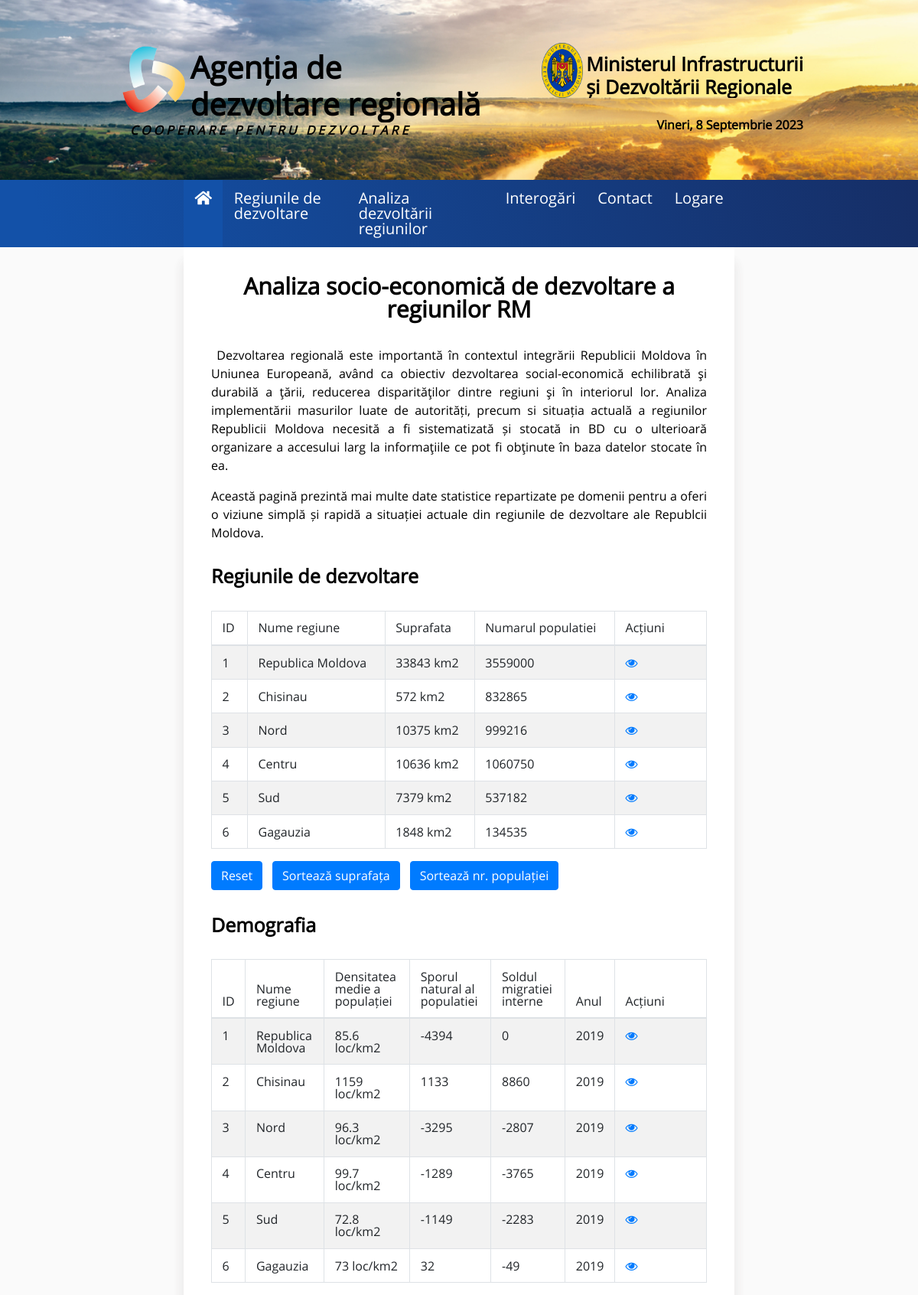
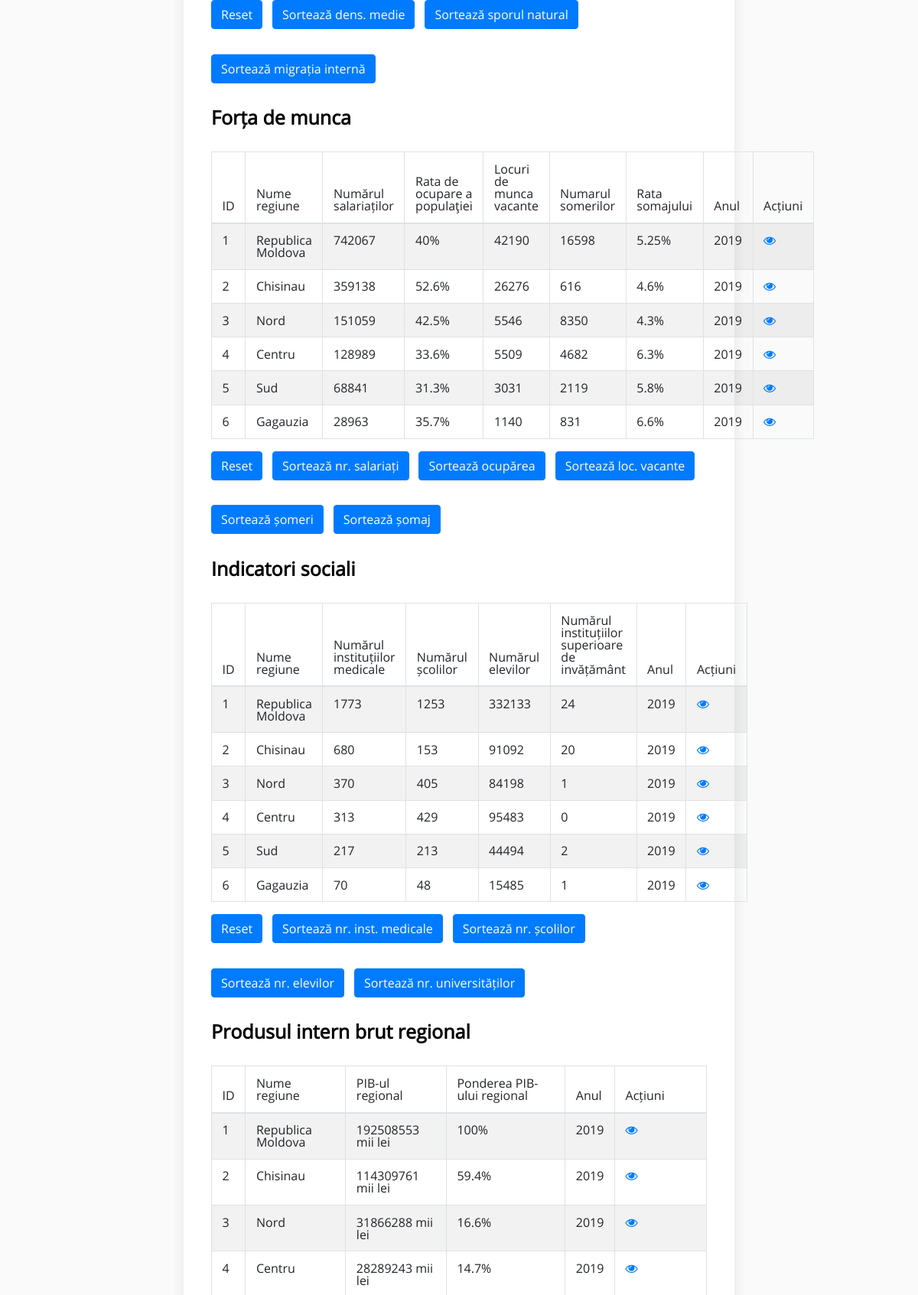
Screenshot of /crud.php (upper part) with the database file from the repository (2 pictures, top to bottom).
### tables this page shows
CREATE TABLE `regiuni_de_dezvoltare` (
  `id_regiune` int(11) NOT NULL,
  `nume_regiune` varchar(40) NOT NULL,
  `suprafata_regiune` int(11) NOT NULL,
  `nr_populatie` int(11) NOT NULL
);

CREATE TABLE `demografia` (
  `id_demogr` int(11) NOT NULL,
  `densitate_medie` double NOT NULL,
  `spor_natural` int(11) NOT NULL,
  `sold_migr_interna` int(11) NOT NULL,
  `anul` int(11) NOT NULL,
  `id_regiune` int(11) NOT NULL
);

CREATE TABLE `forta_de_munca` (
  `id_forta_munca` int(11) NOT NULL,
  `nr_salariati` int(11) NOT NULL,
  `rata_ocuparii` varchar(40) NOT NULL,
  `loc_munca_vacante` int(11) NOT NULL,
  `nr_someri` int(11) NOT NULL,
  `rata_somaj` varchar(40) NOT NULL,
  `anul` int(11) NOT NULL,
  `id_regiune` int(11) NOT NULL
);

CREATE TABLE `indicatori_sociali` (
  `id_indicatori` int(11) NOT NULL,
  `nr_institutii_medicale` int(11) NOT NULL,
  `nr_scoli` int(11) NOT NULL,
  `nr_elevi` int(11) NOT NULL,
  `nr_inst_superioare` int(11) NOT NULL,
  `anul` int(11) NOT NULL,
  `id_regiune` int(11) NOT NULL
);

CREATE TABLE `produs_intern_brut` (
  `id_pib` int(11) NOT NULL,
  `pib_regional` int(11) NOT NULL,
  `ponderea_pib` double NOT NULL,
  `anul` int(11) NOT NULL,
  `id_regiune` int(11) NOT NULL
);

### php/crud_handler.php (the view, shortened to what this page needs)
<?php
require_once "config.php";
$sql = "SELECT * FROM regiuni_de_dezvoltare";
$value = 1;
$value_1 = 1;
if($result = mysqli_query($link, $sql)){
    if(mysqli_num_rows($result) > 0){
      echo '<div class="clearfix">';
      echo '<h2 class="table-title pull-left">Regiunile de dezvoltare</h2>';
      echo "</div>";
      echo '<table class="table table-bordered table-striped">';
        echo "<thead>";
          echo "<tr>";
            echo "<th>ID</th>";
            echo "<th>Nume regiune</th>";
            echo "<th>Suprafata</th>";
            echo "<th>Numarul populatiei</th>";
            echo "<th>Acțiuni</th>";
          echo "</tr>";
          echo "</thead>";
          echo "<tbody>";
          while($row = mysqli_fetch_array($result)){
            echo "<tr>";
              echo "<td>" . $row['id_regiune'] . "</td>";
              echo "<td>" . $row['nume_regiune'] . "</td>";
              echo "<td>" . $row['suprafata_regiune'] . " km2</td>";
              echo "<td>" . $row['nr_populatie'] . "</td>";
              echo "<td>";
                echo '<a href="php/read.php?id='. $row['id_regiune'] .'" class="mr-3 table-button" title="Vizualizare date" data-toggle="tooltip"><span class="fa fa-eye"></span></a>';
              echo "</td>";
            echo "</tr>";
          }
        echo "</tbody>";
      echo "</table>";
      echo "<form name='' method='post' action=''>";
      echo "<button type='submit' name='asc_sort' id='asc_sort' class='btn btn-primary button' value='0'>Reset</button>";
      echo "<button type='submit' name='asc_sort' id='asc_sort' class='btn btn-primary button' value='$value'>Sortează suprafața</button>";
      echo "<button type='submit' name='asc_sort_1' id='asc_sort_1' class='btn btn-primary button' value='$value_1'>Sortează nr. populației</button>";
    } else{
        echo '<div class="alert alert-danger"><em>Nu au fost gasite date</em></div>';
    }
} else{
    echo "Eroare";
}
$sql2 = "SELECT D.*, R.nume_regiune FROM demografia D JOIN regiuni_de_dezvoltare R ON D.id_regiune = R.id_regiune";
$value2 = 1;
$value2_1 = 1;
$value2_2 = 1;
if($result2 = mysqli_query($link, $sql2)){
    if(mysqli_num_rows($result2) > 0){
      echo '<div class="clearfix">';
      echo '<h2 class="table-title pull-left">Demografia</h2>';
      echo "</div>";
      echo '<table class="table table-bordered table-striped">';
      echo "<thead>";
        echo "<tr>";
          echo "<th>ID</th>";
          echo "<th>Nume regiune</th>";
          echo "<th>Densitatea medie a populației</th>";
          echo "<th>Sporul natural al populatiei</th>";
          echo "<th>Soldul migratiei interne</th>";
          echo "<th>Anul</th>";
          echo "<th>Acțiuni</th>";
        echo "</tr>";
      echo "</thead>";
      echo "<tbody>";
      while($row2 = mysqli_fetch_array($result2)){
        echo "<tr>";
          echo "<td>" . $row2['id_demogr'] . "</td>";
          echo "<td>" . $row2['nume_regiune'] . "</td>";
          echo "<td>" . $row2['densitate_medie'] . " loc/km2</td>";
          echo "<td>" . $row2['spor_natural'] . "</td>";
          echo "<td>" . $row2['sold_migr_interna'] . "</td>";
          echo "<td>" . $row2['anul'] . "</td>";
          echo "<td>";
            echo '<a href="php/read.php?id='. $row2['id_demogr'] .'" class="mr-3 table-button" title="Vizualizare date" data-toggle="tooltip"><span class="fa fa-eye"></span></a>';
          echo "</td>";
        echo "</tr>";
        }
        echo "</tbody>";
      echo "</table>";
      echo "<form name='' method='post' action=''>";
      echo "<button type='submit' name='asc_sort2' id='asc_sort2' class='btn btn-primary button' value='0'>Reset</button>";
      echo "<button type='submit' name='asc_sort2' id='asc_sort2' class='btn btn-primary button' value='$value2'>Sortează dens. medie</button>";
      echo "<button type='submit' name='asc_sort2_1' id='asc_sort2_1' class='btn btn-primary button' value='$value2_1'>Sortează sporul natural</button>";
      echo "<button type='submit' name='asc_sort2_2' id='asc_sort2_2' class='btn btn-primary button' value='$value2_2'>Sortează migrația internă</button>";
    } else{
        echo '<div class="alert alert-danger"><em>Nu au fost gasite date</em></div>';
    }
} else{
    echo "Eroare";
}
$sql3 = "SELECT F.*, R.nume_regiune FROM forta_de_munca F JOIN regiuni_de_dezvoltare R ON F.id_regiune = R.id_regiune";
$value3 = 1;
$value3_1 = 1;
$value3_2 = 1;
$value3_3 = 1;
$value3_4 = 1;
if($result3 = mysqli_query($link, $sql3)){
    if(mysqli_num_rows($result3) > 0){
      echo '<div class="clearfix">';
      echo '<h2 class="table-title pull-left">Forța de munca</h2>';
      echo "</div>";
      echo '<table class="table table-bordered table-striped">';
        echo "<thead>";
          echo "<tr>";
            echo "<th>ID</th>";
            echo "<th>Nume regiune</th>";
            echo "<th>Numărul salariaților</th>";
            echo "<th>Rata de ocupare a populaţiei</th>";
            echo "<th>Locuri de munca vacante</th>";
            echo "<th>Numarul somerilor</th>";
            echo "<th>Rata somajului</th>";
            echo "<th>Anul</th>";
            echo "<th>Acțiuni</th>";
          echo "</tr>";
        echo "</thead>";
        echo "<tbody>";
        while($row3 = mysqli_fetch_array($result3)){
          echo "<tr>";
            echo "<td>" . $row3['id_forta_munca'] . "</td>";
            echo "<td>" . $row3['nume_regiune'] . "</td>";
            echo "<td>" . $row3['nr_salariati'] . "</td>";
            echo "<td>" . $row3['rata_ocuparii'] . "%</td>";
            echo "<td>" . $row3['loc_munca_vacante'] . "</td>";
            echo "<td>" . $row3['nr_someri'] . "</td>";
            echo "<td>" . $row3['rata_somaj'] . "%</td>";
            echo "<td>" . $row3['anul'] . "</td>";
            echo "<td>";
              echo '<a href="php/read.php?id='. $row3['id_forta_munca'] .'" class="mr-3 table-button" title="Vizualizare date" data-toggle="tooltip"><span class="fa fa-eye"></span></a>';
            echo "</td>";
          echo "</tr>";
        }
        echo "</tbody>";
      echo "</table>";
      echo "<form name='' method='post' action=''>";
      echo "<button type='submit' name='asc_sort3' id='asc_sort3' class='btn btn-primary button' value='0'>Reset</button>";
      echo "<button type='submit' name='asc_sort3' id='asc_sort3' class='btn btn-primary button' value='$value3'>Sortează nr. salariați</button>";
      echo "<button type='submit' name='asc_sort3_1' id='asc_sort3_1' class='btn btn-primary button' value='$value3_1'>Sortează ocupărea</button>";
      echo "<button type='submit' name='asc_sort3_2' id='asc_sort3_2' class='btn btn-primary button' value='$value3_2'>Sortează loc. vacante</button>";
      echo "<button type='submit' name='asc_sort3_3' id='asc_sort3_3' class='btn btn-primary button' value='$value3_3'>Sortează șomeri</button>";
      echo "<button type='submit' name='asc_sort3_4' id='asc_sort3_4' class='btn btn-primary button' value='$value3_4'>Sortează șomaj</button>";
    } else{
      echo '<div class="alert alert-danger"><em>Nu au fost gasite date</em></div>';
    }
} else{
    echo "Eroare";
}
$sql4 = "SELECT I.*, R.nume_regiune FROM indicatori_sociali I JOIN regiuni_de_dezvoltare R ON I.id_regiune = R.id_regiune";
$value4 = 1;
$value4_1 = 1;
$value4_2 = 1;
$value4_3 = 1;
if($result4 = mysqli_query($link, $sql4)){
    if(mysqli_num_rows($result4) > 0){
      echo '<div class="clearfix">';
      echo '<h2 class="table-title pull-left">Indicatori sociali</h2>';
      echo "</div>";
      echo '<table class="table table-bordered table-striped">';
        echo "<thead>";
          echo "<tr>";
            echo "<th>ID</th>";
            echo "<th>Nume regiune</th>";
            echo "<th>Numărul instituțiilor medicale</th>";
            echo "<th>Numărul școlilor</th>";
            echo "<th>Numărul elevilor</th>";
            echo "<th>Numărul instituțiilor superioare de invățământ</th>";
            echo "<th>Anul</th>";
            echo "<th>Acțiuni</th>";
          echo "</tr>";
        echo "</thead>";
        echo "<tbody>";
        while($row4 = mysqli_fetch_array($result4)){
          echo "<tr>";
            echo "<td>" . $row4['id_indicatori'] . "</td>";
            echo "<td>" . $row4['nume_regiune'] . "</td>";
            echo "<td>" . $row4['nr_institutii_medicale'] . "</td>";
            echo "<td>" . $row4['nr_scoli'] . "</td>";
            echo "<td>" . $row4['nr_elevi'] . "</td>";
            echo "<td>" . $row4['nr_inst_superioare'] . "</td>";
            echo "<td>" . $row4['anul'] . "</td>";
            echo "<td>";
              echo '<a href="php/read.php?id='. $row4['id_indicatori'] .'" class="mr-3 table-button" title="Vizualizare date" data-toggle="tooltip"><span class="fa fa-eye"></span></a>';
            echo "</td>";
          echo "</tr>";
        }
        echo "</tbody>";
      echo "</table>";
      echo "<form name='' method='post' action=''>";
      echo "<button type='submit' name='asc_sort4' id='asc_sort4' class='btn btn-primary button' value='0'>Reset</button>";
      echo "<button type='submit' name='asc_sort4' id='asc_sort4' class='btn btn-primary button' value='$value4'>Sortează nr. inst. medicale</button>";
      echo "<button type='submit' name='asc_sort4_1' id='asc_sort4_1' class='btn btn-primary button' value='$value4_1'>Sortează nr. școlilor</button>";
      echo "<button type='submit' name='asc_sort4_2' id='asc_sort4_2' class='btn btn-primary button' value='$value4_2'>Sortează nr. elevilor</button>";
      echo "<button type='submit' name='asc_sort4_3' id='asc_sort4_3' class='btn btn-primary button' value='$value4_3'>Sortează nr. universităților</button>";
    } else{
      echo '<div class="alert alert-danger"><em>Nu au fost gasite date</em></div>';
    }
} else{
    echo "Eroare";
}
$sql5 = "SELECT P.*, R.nume_regiune FROM produs_intern_brut P JOIN regiuni_de_dezvoltare R ON P.id_regiune = R.id_regiune";
if($result5 = mysqli_query($link, $sql5)){
    if(mysqli_num_rows($result5) > 0){
      echo '<div class="clearfix">';
      echo '<h2 class="table-title pull-left">Produsul intern brut regional</h2>';
      echo "</div>";
      echo '<table class="table table-bordered table-striped">';
        echo "<thead>";
          echo "<tr>";
            echo "<th>ID</th>";
            echo "<th>Nume regiune</th>";
            echo "<th>PIB-ul regional</th>";
            echo "<th>Ponderea PIB-ului regional</th>";
            echo "<th>Anul</th>";
            echo "<th>Acțiuni</th>";
          echo "</tr>";
        echo "</thead>";
        echo "<tbody>";
        while($row5 = mysqli_fetch_array($result5)){
          echo "<tr>";
            echo "<td>" . $row5['id_pib'] . "</td>";
            echo "<td>" . $row5['nume_regiune'] . "</td>";
            echo "<td>" . $row5['pib_regional'] . " mii lei</td>";
            echo "<td>" . $row5['ponderea_pib'] . "%</td>";
            echo "<td>" . $row5['anul'] . "</td>";
            echo "<td>";
              echo '<a href="php/read.php?id='. $row5['id_pib'] .'" class="mr-3 table-button" title="Vizualizare date" data-toggle="tooltip"><span class="fa fa-eye"></span></a>';
            echo "</td>";
          echo "</tr>";
        }
        echo "</tbody>";
      echo "</table>";
    } else{
      echo '<div class="alert alert-danger"><em>Nu au fost gasite date</em></div>';
    }
} else{
    echo "Eroare";
}
?>

### css/all.css (style rules this page uses)
.fa, .fas, .far, .fal, .fad, .fab { -moz-osx-font-smoothing: grayscale; -webkit-font-smoothing: antialiased; display: inline-block; font-style: normal; font-variant: normal; text-rendering: auto; line-height: 1; }
.fa-eye:before { content: "\f06e"; }
.fa, .fas { font-family: 'Font Awesome 5 Free'; font-weight: 900; }

### css/styles.css (style rules this page uses)
*, *::before, *::after { box-sizing: border-box; }
.clearfix::after { content: ''; overflow: hidden; display: table; clear: both; }
body { background-color: white; margin: 0 auto; font-family: 'OpenSans', sans-serif; }
table tr td:last-child { width: 120px; }
.btn { display: inline-block; font-weight: 400; color: #212529; text-align: center; vertical-align: middle; user-select: none; background-color: transparent; border: 1px solid transparent; padding: 0.375rem 0.75rem; font-size: 1rem; line-height: 1.5; border-radius: 0.25rem; transition: color 0.15s ease-in-out, background-color 0.15s ease-in-out, border-color 0.15s ease-in-out, box-shadow 0.15s ease-in-out; text-decoration: none; margin-bottom: 5%; cursor: pointer; }
.btn-primary { color: #fff; background-color: #007bff; border-color: #007bff; }
.button { margin-right: 2%; }
table { border-collapse: collapse; }
.pull-left { float:left; }
.table { width: 100%; margin-bottom: 1rem; color: #212529; }
.table th, .table td { padding: 0.85rem; vertical-align: top; border-top: 1px solid #dee2e6; }
.table thead th { vertical-align: bottom; border-bottom: 2px solid #dee2e6; }
.table-striped tbody tr:nth-of-type(odd) { background-color: rgba(0, 0, 0, 0.05); }
th { text-align: inherit; text-align: -webkit-match-parent; }
.table-bordered { border: 1px solid #dee2e6; }
.table-bordered th, .table-bordered td { border: 1px solid #dee2e6; }
.table-bordered thead th, .table-bordered thead td { border-bottom-width: 2px; }
.mr-3, .mx-3 { margin-right: 1rem !important; }
.table-title { font-size: 25px; font-weight: 600; padding-bottom: 5%; }
.table-button { color: #007bff; text-decoration: none; background-color: transparent; }
input, button, select, optgroup, textarea { margin: 0; font-family: inherit; font-size: inherit; line-height: inherit; }

### rows the page displays
regiuni_de_dezvoltare: id_regiune "1", nume_regiune "Republica Moldova", suprafata_regiune "33843", nr_populatie "3559000"
regiuni_de_dezvoltare: id_regiune "2", nume_regiune "Chisinau", suprafata_regiune "572", nr_populatie "832865"
regiuni_de_dezvoltare: id_regiune "3", nume_regiune "Nord", suprafata_regiune "10375", nr_populatie "999216"
regiuni_de_dezvoltare: id_regiune "4", nume_regiune "Centru", suprafata_regiune "10636", nr_populatie "1060750"
regiuni_de_dezvoltare: id_regiune "5", nume_regiune "Sud", suprafata_regiune "7379", nr_populatie "537182"
regiuni_de_dezvoltare: id_regiune "6", nume_regiune "Gagauzia", suprafata_regiune "1848", nr_populatie "134535"
demografia: id_demogr "1", id_regiune.nume_regiune "Republica Moldova", densitate_medie "85.6", spor_natural "-4394", sold_migr_interna "0", anul "2019"
demografia: id_demogr "2", id_regiune.nume_regiune "Chisinau", densitate_medie "1159", spor_natural "1133", sold_migr_interna "8860", anul "2019"
demografia: id_demogr "3", id_regiune.nume_regiune "Nord", densitate_medie "96.3", spor_natural "-3295", sold_migr_interna "-2807", anul "2019"
demografia: id_demogr "4", id_regiune.nume_regiune "Centru", densitate_medie "99.7", spor_natural "-1289", sold_migr_interna "-3765", anul "2019"
demografia: id_demogr "5", id_regiune.nume_regiune "Sud", densitate_medie "72.8", spor_natural "-1149", sold_migr_interna "-2283", anul "2019"
demografia: id_demogr "6", id_regiune.nume_regiune "Gagauzia", densitate_medie "73", spor_natural "32", sold_migr_interna "-49", anul "2019"
forta_de_munca: id_forta_munca "1", id_regiune.nume_regiune "Republica Moldova", nr_salariati "742067", rata_ocuparii "40", loc_munca_vacante "42190", nr_someri "16598", rata_somaj "5.25", anul "2019"
forta_de_munca: id_forta_munca "2", id_regiune.nume_regiune "Chisinau", nr_salariati "359138", rata_ocuparii "52.6", loc_munca_vacante "26276", nr_someri "616", rata_somaj "4.6", anul "2019"
forta_de_munca: id_forta_munca "3", id_regiune.nume_regiune "Nord", nr_salariati "151059", rata_ocuparii "42.5", loc_munca_vacante "5546", nr_someri "8350", rata_somaj "4.3", anul "2019"
forta_de_munca: id_forta_munca "4", id_regiune.nume_regiune "Centru", nr_salariati "128989", rata_ocuparii "33.6", loc_munca_vacante "5509", nr_someri "4682", rata_somaj "6.3", anul "2019"
forta_de_munca: id_forta_munca "5", id_regiune.nume_regiune "Sud", nr_salariati "68841", rata_ocuparii "31.3", loc_munca_vacante "3031", nr_someri "2119", rata_somaj "5.8", anul "2019"
forta_de_munca: id_forta_munca "6", id_regiune.nume_regiune "Gagauzia", nr_salariati "28963", rata_ocuparii "35.7", loc_munca_vacante "1140", nr_someri "831", rata_somaj "6.6", anul "2019"
indicatori_sociali: id_indicatori "1", id_regiune.nume_regiune "Republica Moldova", nr_institutii_medicale "1773", nr_scoli "1253", nr_elevi "332133", nr_inst_superioare "24", anul "2019"
indicatori_sociali: id_indicatori "2", id_regiune.nume_regiune "Chisinau", nr_institutii_medicale "680", nr_scoli "153", nr_elevi "91092", nr_inst_superioare "20", anul "2019"
indicatori_sociali: id_indicatori "3", id_regiune.nume_regiune "Nord", nr_institutii_medicale "370", nr_scoli "405", nr_elevi "84198", nr_inst_superioare "1", anul "2019"
indicatori_sociali: id_indicatori "4", id_regiune.nume_regiune "Centru", nr_institutii_medicale "313", nr_scoli "429", nr_elevi "95483", nr_inst_superioare "0", anul "2019"
indicatori_sociali: id_indicatori "5", id_regiune.nume_regiune "Sud", nr_institutii_medicale "217", nr_scoli "213", nr_elevi "44494", nr_inst_superioare "2", anul "2019"
indicatori_sociali: id_indicatori "6", id_regiune.nume_regiune "Gagauzia", nr_institutii_medicale "70", nr_scoli "48", nr_elevi "15485", nr_inst_superioare "1", anul "2019"
produs_intern_brut: id_pib "1", id_regiune.nume_regiune "Republica Moldova", pib_regional "192508553", ponderea_pib "100", anul "2019"
produs_intern_brut: id_pib "2", id_regiune.nume_regiune "Chisinau", pib_regional "114309761", ponderea_pib "59.4", anul "2019"
produs_intern_brut: id_pib "3", id_regiune.nume_regiune "Nord", pib_regional "31866288", ponderea_pib "16.6", anul "2019"
produs_intern_brut: id_pib "4", id_regiune.nume_regiune "Centru", pib_regional "28289243", ponderea_pib "14.7", anul "2019"
